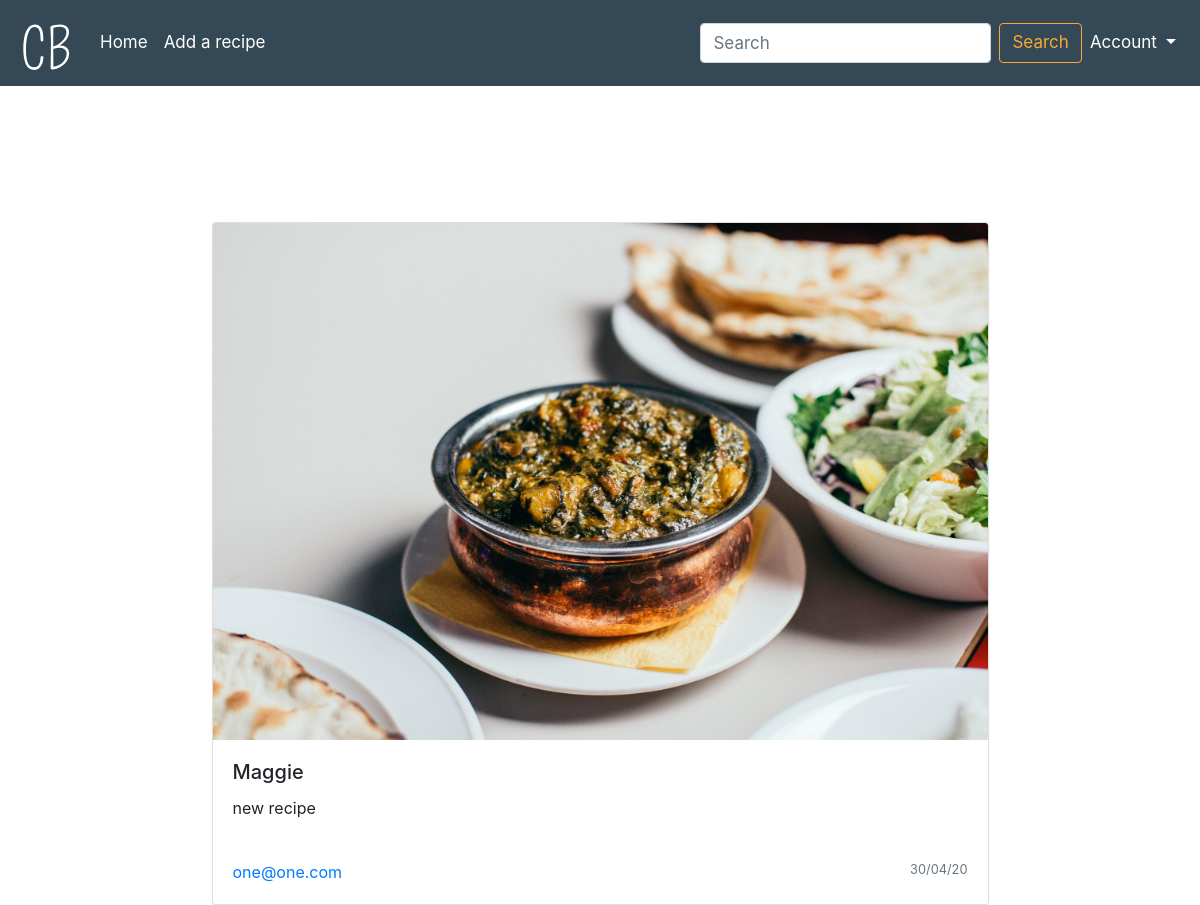
Page /blogs/one@one.com-Maggie-2 (signed in) on the committed database.
### my_project/blogs/models.py (models this page shows, shortened)
class Blog(db.Model):
    __tablename__ = 'blogs'
    id = db.Column(db.Integer, primary_key=True)
    blog_id = db.Column(db.Text)
    dish_name = db.Column(db.String(60), nullable=False)
    dish_receipe = db.Column(db.Text)
    date = db.Column(db.DateTime, nullable=False, default=datetime.utcnow)
    recipe_img = db.Column(db.String(80), nullable=True)
    email = db.Column(db.String(80), db.ForeignKey('users.email'), nullable=False)
    user = db.relationship('User', backref=db.backref('blogs', lazy=True))

### my_project/blogs/view.py (the view)
@blog_bp.route("/<blog_id>")
@login_required
def view_blog(blog_id):
    blog = Blog.query.filter_by(blog_id=blog_id).first()
    return render_template('blogs/blog.html', blog=blog)

### my_project/sign_up/models.py (called while the page is built)
@login_manager.user_loader
def load_user(user_id):
    return User.query.get(user_id)

### my_project/blogs/templates/blogs/blog.html
{% extends "base.html" %} {% block content %}
<div class="container-center">
    <div class="card" id="view_blog_card">
        {% if blog.recipe_img == None %}
        <img src="{{url_for('static', filename='images/default.jpg')}}" class=" img-fluid card-img-top"> {% else %}
        <img src="{{url_for('static', filename='images/'+blog.recipe_img)}}" class="img-fluid card-img-top"> {% endif %}
        <div class="card-body">
            <h5 class="card-title">{{blog.dish_name}}</h5>
            <p class="card-text">{{blog.dish_receipe}}</p>
        </div>
        <div class="card-body">
            <div class="row">
                <div class="col-6">
                    <a href="#" class="card-link">{{blog.email}}</a>
                </div>
                <div class="col-6">
                    <p class="card-text card-link text-right"><small class="text-muted">{{blog.date.strftime("%d/%m/%y")}}</small></p>
                </div>
            </div>
        </div>
    </div>
</div>
{% endblock %}

### my_project/static/css/main.css (style rules this page uses)
:root { --primary-color: #344955; --primmary-dark-color: #232F34; --primary-light-color: #4A6572; --secondary-color: #F9AA33; --small-screen-font-size: 16px; --med-screen-font-size: 17px; --big-screen-font-size: 20px; --heading-font-size: 24px; }
html, body { width: 100%; }
.card { margin-top: 10%; box-shadow: 0 8px 6px -6px black; }
.card:first-child { margin-top: 20%; }
@media screen and (min-width:700px) { #view_blog_card { flex-basis: 70%; } }
@media screen and (min-width:900px) { .container-center { display: flex; flex-wrap: wrap; justify-content: space-around; } }
@media screen and (min-width:900px) { .card { align-self: flex-end; flex-basis: 40%; } }

### rows in the picture
Blog: recipe_img (picture), dish_name "Maggie", dish_receipe "new recipe", email "one@one.com", date "30/04/20"
